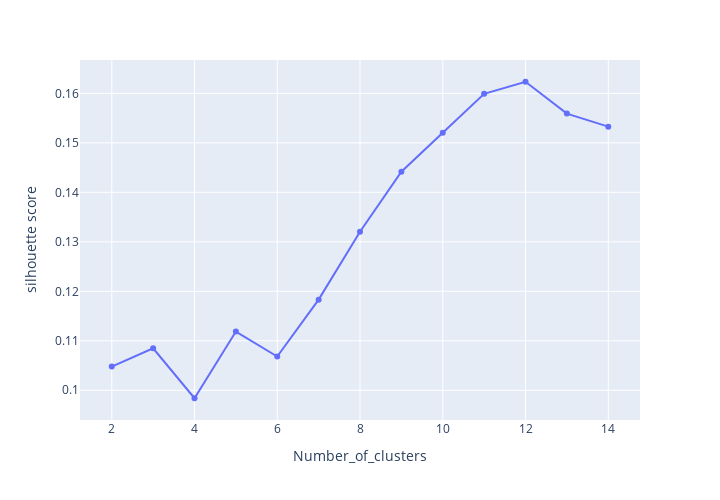

Here is the notebook cell this chart was saved with:
### Code cell
data = pd.DataFrame({'silhouette score':sl,'Number_of_clusters':range(2,15)})
fig = px.line(data, x='Number_of_clusters', y="silhouette score",height=500,width=720,markers=True)
fig.show()

### Figure 1 — Plotly figure (JSON) as saved in the notebook; plotly's stock layout.template omitted (floating-point values rounded to 4 significant figures)
{"data": [{"hovertemplate": "Number_of_clusters=%{x}<br>silhouette score=%{y}<extra></extra>", "legendgroup": "", "line": {"color": "#636efa", "dash": "solid"}, "marker": {"symbol": "circle"}, "mode": "lines+markers", "name": "", "orientation": "v", "showlegend": false, "type": "scatter", "x": [2, 3, 4, 5, 6, 7, 8, 9, 10, 11, 12, 13, 14], "xaxis": "x", "y": [0.1048, 0.1085, 0.09839, 0.1119, 0.1068, 0.1183, 0.132, 0.1442, 0.152, 0.1599, 0.1623, 0.1559, 0.1533], "yaxis": "y"}], "layout": {"height": 500, "legend": {"tracegroupgap": 0}, "margin": {"t": 60}, "width": 720, "xaxis": {"anchor": "y", "autorange": true, "domain": [0, 1], "range": [1.233, 14.77], "title": {"text": "Number_of_clusters"}, "type": "linear"}, "yaxis": {"anchor": "x", "autorange": true, "domain": [0, 1], "range": [0.094, 0.1667], "title": {"text": "silhouette score"}, "type": "linear"}}}
